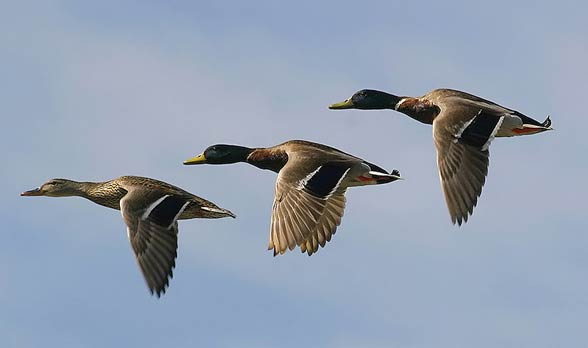
%> input picture Lab4/duck.jpg, 588 x 348 px
$ octave Lab4.m   (GNU Octave 9; MATLAB toolbox functions it lacks are replaced by stand-ins)
%> lines starting %> are read from the running program, lines starting %| are printed output that depends on the picture; in (x1, y1, x2, y2) boxes, pixels count from 0 and x2, y2 are one past the last pixel; in counts of white or black regions, pixels touching at a corner belong together; the program's own positions count from 1
clear;
clc;
% Morfologia- wpływanie na kształt
% skupiamy się, gdzie są obiekty na obrazie
% położenie, obiektów itp.

im = imread('duck.jpg');
%> im is the input picture: size 348x588x3 uint8; mean R, G, B 146.9, 159.2, 177.2
im = double (im )/ 255;
%> im: size 348x588x3 double
im = rgb2gray(im);
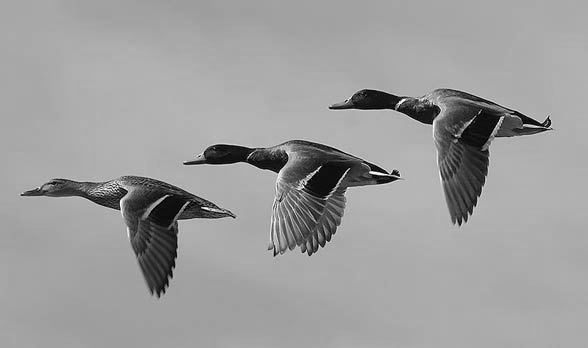
%> im: size 348x588 double; min 0, max 1, mean 0.618
% T = graythresh(im);
b_im = imbinarize(im, .6);
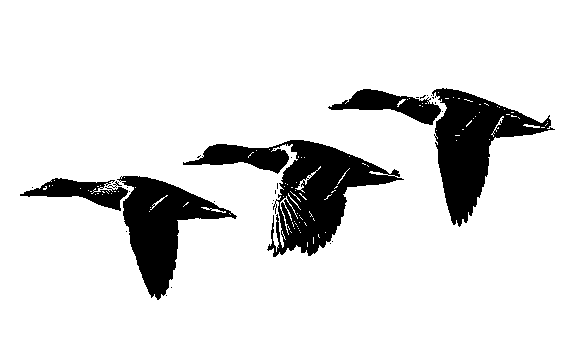
%> b_im: size 348x588 logical; 87.7% white; 30 black regions (24 under 20 px), largest, box (x1, y1, x2, y2) and area: (183, 140, 404, 257) 8828, (432, 88, 555, 227) 6904, (117, 176, 237, 300) 5993, (328, 89, 441, 125) 1760, (20, 178, 128, 211) 1549, (108, 181, 122, 188) 25
b_im = ~ b_im;

b_im = imclose(b_im, ones(15));
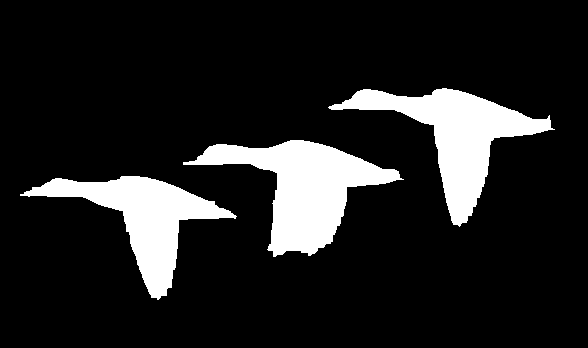
%> b_im: size 348x588 logical; 13.4% white; 3 white regions, box (x1, y1, x2, y2) and area: (183, 140, 404, 257) 10055, (328, 88, 555, 227) 9237, (20, 176, 237, 300) 8087

imwrite(b_im, 'l_4_obraz_binarny.jpg');
% figure;
% imshow(b_im);


%% funkcja służaca do morflogii --> bwmorph(b_im, 'operacja', ile razy)
% podstawowe opcje:
%% fill- wypełnia pojedyncze dziury w obiektach- pojedyncze piksele!
%  nie zachowuje liczby Eulere
%% clean- usuwa białe piksele
%% open- w domyśle jest segment 3x3
%% close
%% majority- nadaje piskelowi tą wartość, której wartości jest najwięcej w
% sąsiedztwie, w praktyce filtr medianowy, segment jest 3x3
%% skel- powstaje szkielet obrazu, czyli zbiór punktów, które znajdują się w
% tej samej odległości od krawędzi --> pozwala powiedzieć więcej o
% orientacji obiektu, np. ptak leci, macha skrzydłami itd. Na podstawie
% szkieletu  łatwo jest zbudować graf
% zachowuje liczbe Eulera
%% endpoint- pokazuje punkty końcowe
%% branchpoint- punkty, gdzie szkielet się rozchodzi
%% shrink- realizuje w przybliżeniu erozję, na samym końcu zostanie jeden punkt,
%  liczba Eulera zostanie zachowana
%% topologiczna liczba Eulera to liczba obiektów - liczba dziur
%% thin- uproszczony szkielet, thin upewnia się, że jeżeli jest krawędż o grubości 1,
%  to nie zostanie usunięta
%% thicken- robi dylatację, zapewnia, że 2 obiekty nigdy się nie połączą
%% remove- usuwa wnętrze
%% segmentacja- oddzielenie obiektów od siebie

b_skel_1 = bwmorph (b_im, 'skel', 1);
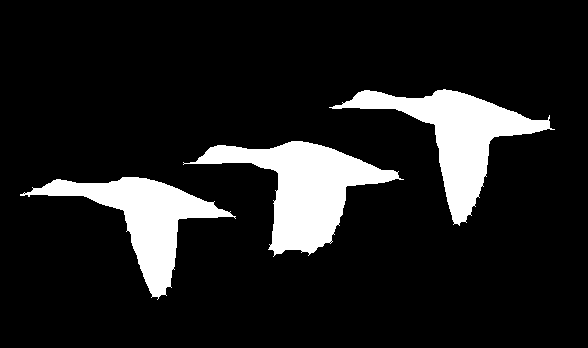
%> b_skel_1: size 348x588 logical; 12.4% white; 3 white regions, box (x1, y1, x2, y2) and area: (183, 141, 404, 257) 9383, (329, 89, 555, 226) 8522, (20, 177, 236, 300) 7436
b_skel_inf = bwmorph(b_im, 'skel', inf);
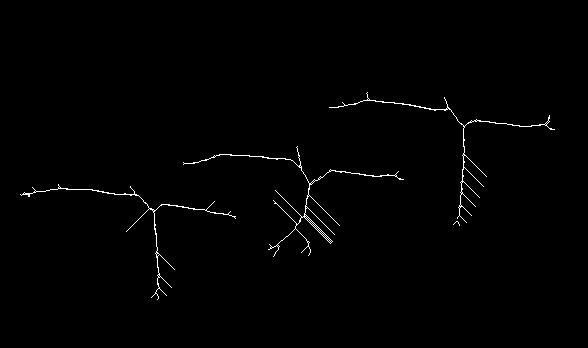
%> b_skel_inf: size 348x588 logical; 0.79% white in thin lines or dots, all inside (x1, y1, x2, y2) = (20, 92, 555, 300)

imwrite(b_skel_1, 'skel_1.jpg');
imwrite(b_skel_inf, 'skel_inf.jpg');


%> (the run ends here)
